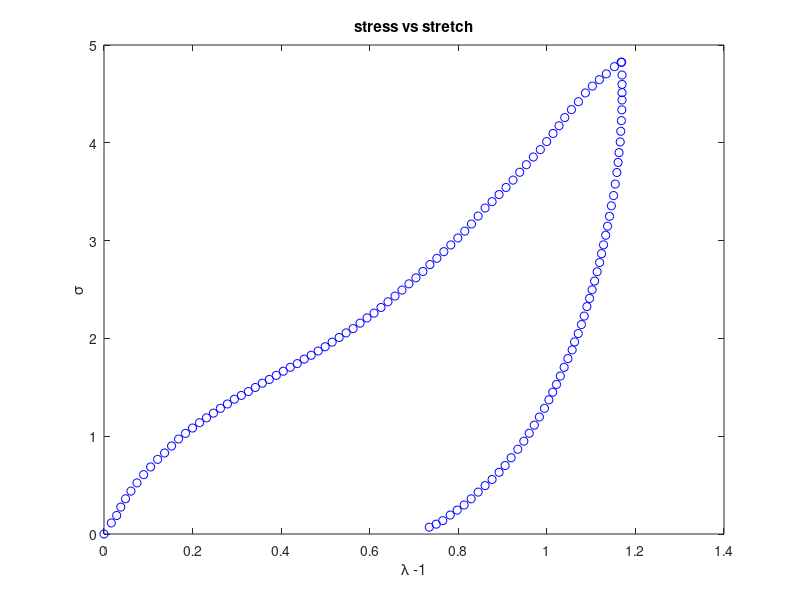
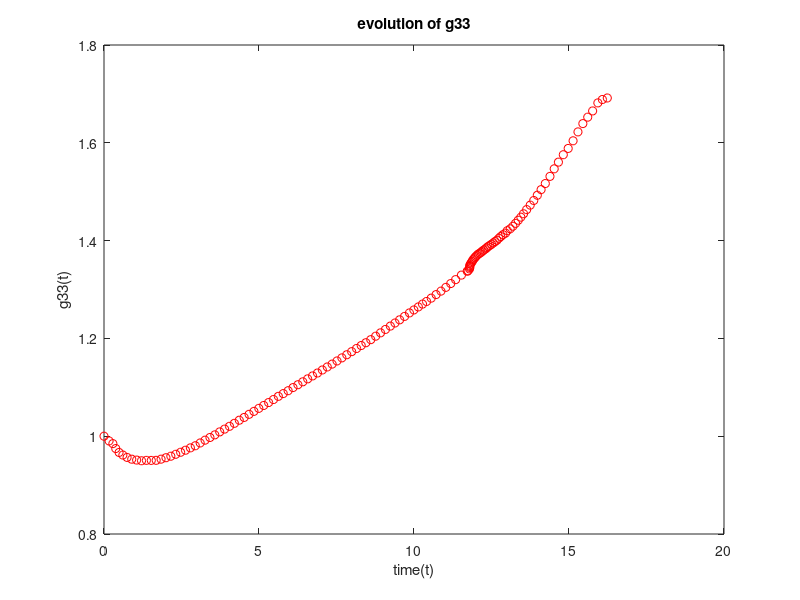

These charts were generated, in order, by the following MATLAB code:
%% To find the evolution of g33 from the given materials parameters
close all
clear 
clc
load 30percent_parallel.mat
load time.mat
%% parameters
x           =   [1.1997    0.0298    0.6041   36.4633  215.3859    0.0229];
mu0             =   x(1);
mu1             =   x(2);
mu2             =   x(3);
b0              =   x(4);
b1              =   x(5);
b2              =   x(6);
parameters1     =   [mu0,mu1,mu2,b0,b1,b2];

%% Stretch and Stretch Rate

lda1        =    @(t) 0.335793E1+(-0.1E0).*t+(-0.133333E-1).*log(0.1E1+ ...
  0.634852E77.*0.2718281828459045E1.^((-0.15E2).*t));
%%
binit           =       2.012747764451281; % initial concentration pameter (30 % parallel)
%%
TAI_integrand   =       @(th,g33,l,b,mu1,mu2) 4.*b.^(1/2).*exp(1).^(2.*b.*cos(th).^2.*(cos(th).^2+g33.^3.* ...
  sin(th).^2).^(-1)+g33.^(-4).*l.^(-2).*mu2.*((-1).*g33.^2.*l+ ...
  l.^3.*cos(th).^2+g33.^3.*sin(th).^2).^2).*g33.^(-1).*l.^(-2) ...
  .*mu1.*(2.*pi).^(1/2).*erfi(2.^(1/2).*b.^(1/2)).^(-1).*sin( ...
  th).*(2.*l.^3.*cos(th).^2+(-1).*g33.^3.*sin(th).^2).*(cos( ...
  th).^2+g33.^3.*sin(th).^2).^(-3/2).*((-1).*g33.^2.*l+l.^3.* ...
  cos(th).^2+g33.^3.*sin(th).^2);

TAI             =       @(g33,l,b,mu1,mu2) integral(@(th) TAI_integrand(th,g33,l,b,mu1,mu2),0,pi,'ArrayValued',true);

PK1             =       @(t,g33) lda1(t).^(-1).*TAI(g33,lda1(t),binit,mu1,mu2)+(-1).* ...
  g33.*lda1(t).^(-2).*mu0+g33.^(-2).*lda1(t).*mu0;

%%
sol=zeros(length(time1),1);
xs=1;
for i=1:length(time1)
fun=@(g33) PK1(time1(i),g33)-per3010(i,2);
xs=fzero(fun,xs);
sol(i)=xs;
end

figure()
title('stress vs stretch')
xlabel('\lambda -1')
ylabel('\sigma')
for i=1:length(time1)
    plot(lda1(time1(i))-1,PK1(time1(i),sol(i)),'bo')
    title('stress vs stretch')
    xlabel('\lambda -1')
    ylabel('\sigma')
    hold on
end
hold off
%%

figure()
plot(time1,sol,'ro')
title('evolution of g33')
xlabel('time(t)')
ylabel('g33(t)')
